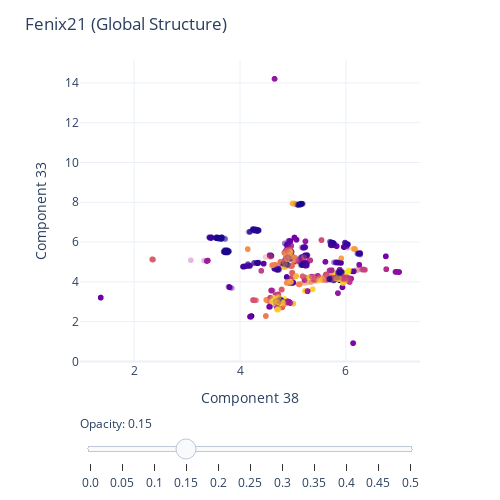

Source (notebook cell):
### Markdown cell above
### n dimensions

### Code cell
# Highest-importance features (set var to easily change vis)
dim1 = "Component 38" 
dim2 = "Component 33"

fig = px.scatter(
    data_frame = train_df,
    x = dim1,
    y = dim2, # Change components to visualize each of the 30 dimensions
    color = "KMeans Cluster",
    hover_data = ["taxon_id", "Target", "Media Cluster"],
    opacity = 0.3
) 

# Add the test points as a scatter trace
fig.add_trace(
    go.Scatter(
        x=test_df[dim1],  # x coordinates
        y=test_df[dim2],  # y coordinates
        mode='markers',
        marker=dict(
            color='black',  
            size=5,  
            opacity=1.0 
        ),
        text=test_df["taxon_id"]  # marker hover text
    )
)

# Opacity slider
steps = []
for i in range(11):  # 0 to 1 in steps of 0.1
    step = dict(
        method="restyle",
        args=[{"marker.opacity": [i/20]}, [0]],  # Adjust opacity of the first trace only
        label=str(i/20)
    )
    steps.append(step)
sliders = [dict(
    active=3,  # initial value corresponding to opacity=0.3
    currentvalue={"prefix": "Opacity: "},
    pad={"t": 50},
    steps=steps
)]

fig.update_coloraxes(showscale=False)
fig.update_layout(
    sliders=sliders,
    title="Fenix21 (Global Structure)",
    template="plotly_white",
    showlegend=False,
    #autosize=True,
    width=500, 
    height=500
)

#fig.update_yaxes(range=[2.25, 4.25])
#fig.update_xaxes(range=[2, 8])

fig.show()

### Figure 1 — Plotly figure (JSON) as saved in the notebook; plotly's stock layout.template omitted (floating-point values rounded to 4 significant figures; data arrays with more than 128 entries replaced by an {"elided": "..."} marker saying what was removed)
{"data": [{"customdata": {"elided": "8464x3 mixed values"}, "hovertemplate": "Component 38=%{x}<br>Component 33=%{y}<br>taxon_id=%{customdata[0]}<br>Target=%{customdata[1]}<br>Media Cluster=%{customdata[2]}<br>KMeans Cluster=%{marker.color}<extra></extra>", "legendgroup": "", "marker": {"color": {"elided": "8464 int values"}, "coloraxis": "coloraxis", "opacity": 0.3, "symbol": "circle"}, "mode": "markers", "name": "", "showlegend": false, "type": "scattergl", "x": {"elided": "8464 float values"}, "xaxis": "x", "y": {"elided": "8464 float values"}, "yaxis": "y"}, {"marker": {"color": "black", "opacity": 1, "size": 5}, "mode": "markers", "text": {"elided": "247 str values"}, "type": "scatter", "x": {"elided": "247 float values"}, "y": {"elided": "247 float values"}}], "layout": {"coloraxis": {"colorbar": {"title": {"text": "KMeans Cluster"}}, "colorscale": [[0, "#0d0887"], [0.1111, "#46039f"], [0.2222, "#7201a8"], [0.3333, "#9c179e"], [0.4444, "#bd3786"], [0.5556, "#d8576b"], [0.6667, "#ed7953"], [0.7778, "#fb9f3a"], [0.8889, "#fdca26"], [1, "#f0f921"]], "showscale": false}, "height": 500, "legend": {"tracegroupgap": 0}, "margin": {"t": 60}, "showlegend": false, "sliders": [{"active": 3, "currentvalue": {"prefix": "Opacity: "}, "pad": {"t": 50}, "steps": [{"args": [{"marker.opacity": [0]}, [0]], "label": "0.0", "method": "restyle"}, {"args": [{"marker.opacity": [0.05]}, [0]], "label": "0.05", "method": "restyle"}, {"args": [{"marker.opacity": [0.1]}, [0]], "label": "0.1", "method": "restyle"}, {"args": [{"marker.opacity": [0.15]}, [0]], "label": "0.15", "method": "restyle"}, {"args": [{"marker.opacity": [0.2]}, [0]], "label": "0.2", "method": "restyle"}, {"args": [{"marker.opacity": [0.25]}, [0]], "label": "0.25", "method": "restyle"}, {"args": [{"marker.opacity": [0.3]}, [0]], "label": "0.3", "method": "restyle"}, {"args": [{"marker.opacity": [0.35]}, [0]], "label": "0.35", "method": "restyle"}, {"args": [{"marker.opacity": [0.4]}, [0]], "label": "0.4", "method": "restyle"}, {"args": [{"marker.opacity": [0.45]}, [0]], "label": "0.45", "method": "restyle"}, {"args": [{"marker.opacity": [0.5]}, [0]], "label": "0.5", "method": "restyle"}]}], "title": {"text": "Fenix21 (Global Structure)"}, "width": 500, "xaxis": {"anchor": "y", "domain": [0, 1], "title": {"text": "Component 38"}}, "yaxis": {"anchor": "x", "domain": [0, 1], "title": {"text": "Component 33"}}}}
